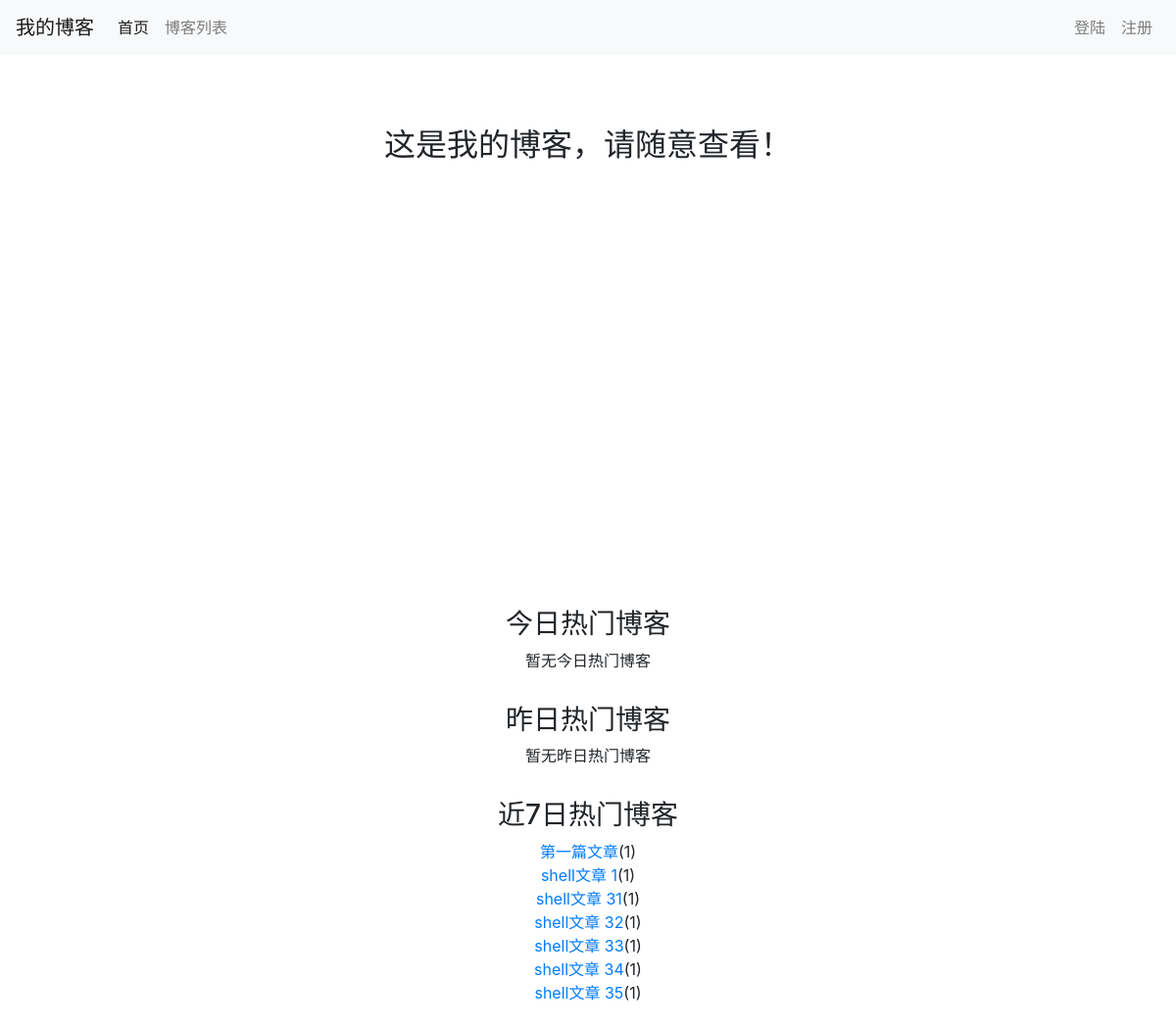
The page / on the database its author committed.
### mainsite/models.py (models this page shows, shortened)
class Blog(models.Model, ReadNumExpandMethod):
    title = models.CharField(max_length=30)
    content = RichTextUploadingField()
    author = models.ForeignKey(User, on_delete=models.CASCADE)
    read_detail = GenericRelation(ReadNumDetail)
    blog_type = models.ForeignKey(BlogType, on_delete=models.CASCADE)
    created_time = models.DateTimeField(auto_now_add=True)
    last_updated_time = models.DateTimeField(auto_now=True)
    is_deleted = models.BooleanField(default=False)
    '''
    def get_read_time(self):  # 专门用来显示次数的，为什么不从blog.readtime.read_time取呢？
        try:
            con_typ = ContentType.objects.get_for_model(Blog)
            readnum = ReadNum.objects.get(content_type=con_typ, object_id=self.pk)
            return readnum.read_num
        except exceptions.ObjectDoesNotExist:
            return 0
    '''
    class Meta:
        ordering = ['-created_time']

### mainsite/views.py (the view)
# urls.py: 2. Add a URL to urlpatterns:  path('', views.home, name='home')
def home(request):
    context = {}
    ct = ContentType.objects.get_for_model(Blog)  # content_type
    read_nums, dates = seven_day_read_num_add(ct)
    hot_blogs_7_days = cache.get('hot_blogs_7_days')
    if hot_blogs_7_days is None:
        hot_blogs_7_days = hot_read_blogs_7_days(ct)
        cache.set('hot_blogs_7_days', hot_blogs_7_days, 60)
        print('set cache')
    else:
        print('use cache')
    context['read_nums'] = read_nums
    context['dates'] = dates
    context['hot_read_details_today'] = hot_read_num_details_today(ct)
    context['hot_read_details_yesterday'] = hot_read_num_details_yesterday(ct)
    context['hot_blogs_7_days'] = hot_blogs_7_days
    return render(request, 'home.html', context)

### read_num_count/utils.py (called while the page is built)
def seven_day_read_num_add(ct):
    date_now = timezone.now().date()
    dates = []
    read_nums = []
    for i in range(7, 0, -1):
        date = date_now - datetime.timedelta(days=i)  # 得到所需日期
        read_details = ReadNumDetail.objects.filter(content_type=ct, read_date=date)
        result = read_details.aggregate(read_num_sum=Sum('read_num'))
        read_nums.append(result['read_num_sum'] or 0)
        dates.append(date.strftime('%m/%d'))  # 将日期转换为字符串
    return read_nums, dates

def hot_read_num_details_today(ct):
    today = timezone.now().date()
    read_details = ReadNumDetail.objects.filter(content_type=ct, read_date=today)
    return read_details.order_by('-read_num')[:7]

def hot_read_num_details_yesterday(ct):
    yesterday = timezone.now().date()-datetime.timedelta(days=1)
    read_details = ReadNumDetail.objects.filter(content_type=ct, read_date=yesterday)
    return read_details.order_by('-read_num')[:7]   # 为什么计数为0的数据不会被传进去？

def hot_read_blogs_7_days(ct):
    today = timezone.now().date()
    seven_days_befor_today = today - datetime.timedelta(days=7)
    hot_blogs = Blog.objects\
                        .filter(read_detail__content_type=ct, read_detail__read_date__gte=seven_days_befor_today, read_detail__read_date__lt=today)\
                        .values('id', 'title')\
                        .annotate(read_num_sum=Sum('read_detail__read_num'))\
                        .order_by('-read_num_sum')
    hot_blogs = Blog.objects.filter(read_detail__content_type=ct, read_detail__read_date__gte=seven_days_befor_today, read_detail__read_date__lt=today).values('id', 'title').annotate(read_num_sum=Sum('read_detail__read_num')).order_by('-read_num_sum')
    print(hot_blogs[0])
    return hot_blogs[:7]

### templates/home.html (shortened to what this page needs)
{% extends 'base.html' %}
{% load staticfiles %}
    {% block headextend %}
        <link rel="stylesheet" href="{% static "home.css" %}">
    {% endblock %}
    {% block navbar-home-active %}
        active
    {% endblock %}
    {% block content %}
        <p class="home-content">这是我的博客，请随意查看！</p>
        <div id="container" style="max-width:800px;height:400px"></div>
        <div class="hot-blog">
            <h3>今日热门博客</h3>
            {% for hot_read_detail in hot_read_details_today %}
                <ul>
                <a href="{% url 'blog_detail' hot_read_detail.content_object.id %}">{{ hot_read_detail.content_object.title}}</a>({{ hot_read_detail.read_num }})
            {% empty %}
                <p>暂无今日热门博客</p>
            {% endfor %}
        </div>
        <div class="hot-blog">
            <h3>昨日热门博客</h3>
            {% for hot_read_detail in hot_read_details_yesterday %}
                <ul>
                <a href="{% url 'blog_detail' hot_read_detail.content_object.id %}">{{ hot_read_detail.content_object.title}}</a>({{ hot_read_detail.read_num }})
            {% empty %}
                <p>暂无昨日热门博客</p>
            {% endfor %}
        </div>
        <div class="hot-blog">
            <h3>近7日热门博客</h3>
            {% for hot_blog in hot_blogs_7_days %}
                <ul>
                <a href="{% url 'blog_detail' hot_blog.id %}">{{ hot_blog.title }}</a>({{ hot_blog.read_num_sum }})
            {% empty %}
                <p>暂无近7日热门博客</p>
                </ul>
            {% endfor %}
        </div>
    {% endblock %}

### templates/base.html (shortened to what this page needs)
{% load staticfiles %}
<!DOCTYPE html>
<html lang="zh-CN">
<head>
    {% block headextend %}{% endblock %}
    <link rel="stylesheet" href="{% static 'base.css' %}"/>
    <link rel="stylesheet" href="{% static 'bootstrap-4.2.1/css/bootstrap.min.css' %}"/>
    <link rel="stylesheet" href="{% static 'font-awesome/css/all.css' %}"/>
</head>
<body>
    <nav class="navbar navbar-expand-lg navbar-light bg-light fixed-top">
        <a href="{% url 'blog_list' %}" class="navbar-brand">我的博客</a>
        <div class="collapse navbar-collapse" id="navbarSupportedContent">
            <ul class="navbar-nav mr-auto">
                <li class="nav-item {% block navbar-home-active%}{% endblock %}">
                    <a class="nav-link" href="{% url 'home' %}">首页</a>
                </li>
                <li class="nav-item {% block navbar-list-active%}{% endblock %}">
                    <a class="nav-link" href="{% url 'blog_list' %}">博客列表</a>
                </li>
            </ul>
            <ul class="navbar-nav">
                {% if user.is_authenticated %}
                    <li class="nav-item dropdown">
                        <a class="nav-link dropdown-toggle mr-md-2" href="#" id="navbarDropdown" role="button" data-toggle="dropdown" aria-haspopup="true" aria-expanded="false">
                            {{ user.username }}
                        </a>
                        <div class="dropdown-menu" aria-labelledby="navbarDropdown">
                          <a class="dropdown-item" href="{% url 'user_info' %}">个人信息</a>
                            {% if user.is_staff %}
                                <div class="dropdown-divider"></div>
                                <a class="dropdown-item" href="{% url 'admin:index' %}">后台管理</a>
                             {% endif %}
                          <div class="dropdown-divider"></div>
                          <a class="dropdown-item" href="{% url 'logout'%}?from={{ request.get_full_path }}">退出</a>
                        </div>
                    </li>
                {% else %}
                    <li class="nav-item">
                        <a class="nav-link" href="{% url 'login'%}?from={{ request.get_full_path }}">登陆</a>
                    </li>
                    <li class="nav-item">
                        <a class="nav-link" href="{% url 'register'%}?from={{ request.get_full_path }}">注册</a>
                    </li>
                {% endif %}
            </ul>
        </div>
    </nav>
    {% block content %}{% endblock %}
</body>
</html>

### static/home.css (style rules this page uses)
p.home-content { text-align: center; margin-top: 2em; font-size:200%; }
div#container { margin: 0 auto; }
div.hot-blog { text-align: center; margin-top:2em; }

### static/base.css (style rules this page uses)
* { padding: 0; margin: 0 }
body { padding:60px; }

### rows shown on the page
Blog: title "第一篇文章", read_num_sum "1"
Blog: title "shell文章 1", read_num_sum "1"
Blog: title "shell文章 31", read_num_sum "1"
Blog: title "shell文章 32", read_num_sum "1"
Blog: title "shell文章 33", read_num_sum "1"
Blog: title "shell文章 34", read_num_sum "1"
Blog: title "shell文章 35", read_num_sum "1"
